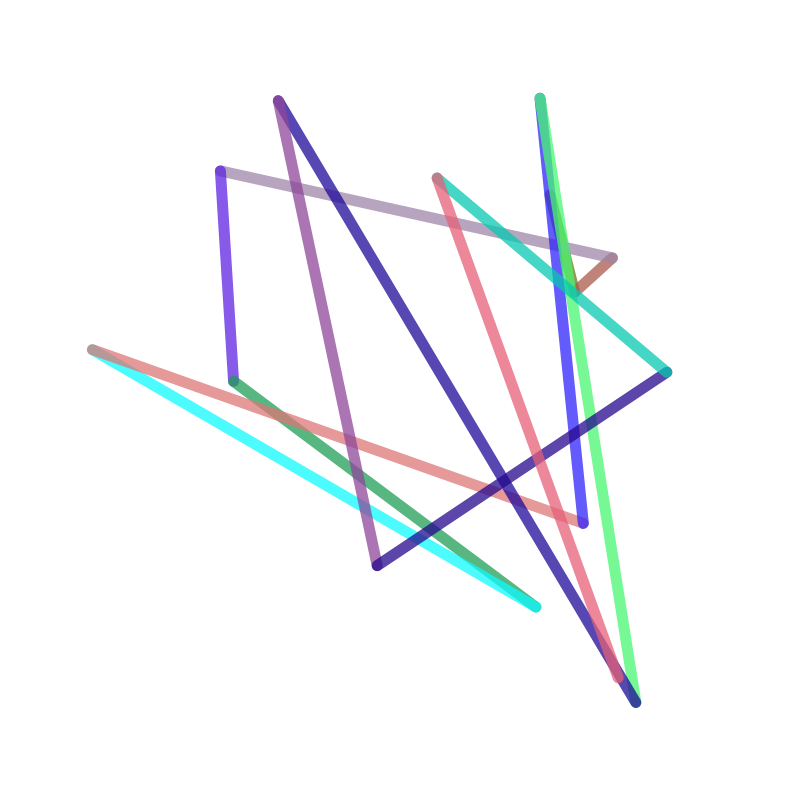
Frame 1 (no input)
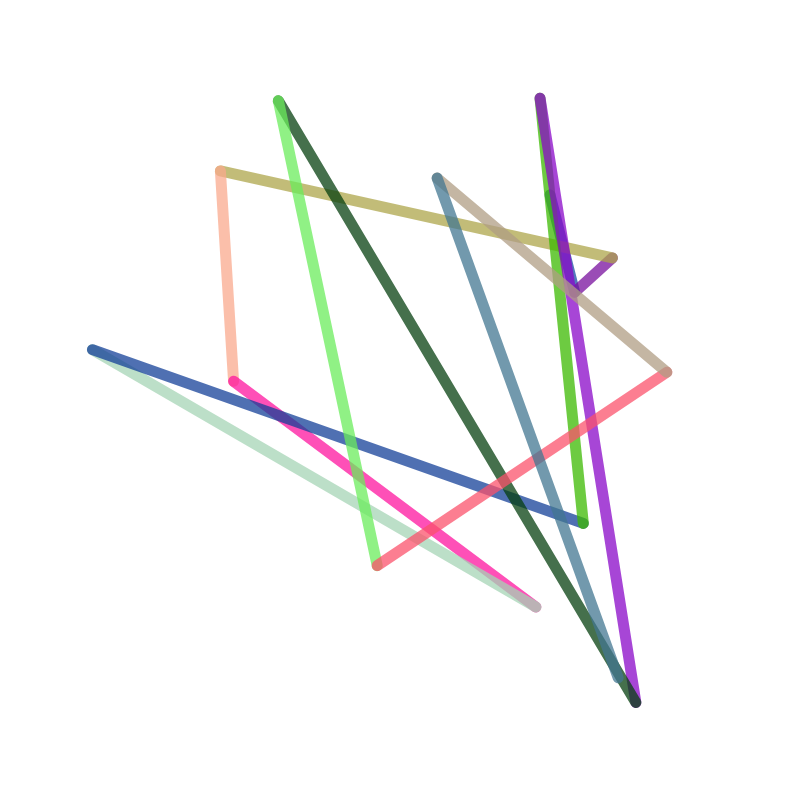
Frame 2 (the mouse pressed at the canvas centre, redrawn once)

The p5.js sketch that drew these frames (run headless with seeded random() and noise() and a simulated clock; the mouse was pressed at the canvas centre and the sketch redrawn once):

// p5.js sketch
// ── sketch.js
const sketchWidth = 800;
const sketchHeight = 800;
const margin = 50;
const pointCount = 15;
let points = [];

function setup() {
  createCanvas(sketchWidth, sketchHeight);
  background(255);
  noFill();
  strokeWeight(11);
  noLoop();
  generatePoints();
  background(255);
}

function generatePoints() {
  for (let p = 0; p < pointCount; p++) {
    const x = random(margin, sketchWidth - margin);
    const y = random(margin, sketchHeight - margin);
    points.push({ x, y });
  }
}

function draw() {
 background(255);
 for (let i = 0; i < points.length - 1; i++) {
   const c = color(random(255), random(255), random(255));
   c.setAlpha(190); // 0.75 * 255 = 191 für Transparenz
   stroke(c);
   line(points[i].x, points[i].y, points[i + 1].x, points[i + 1].y);
 }
}

function keyPressed() {
  generatePoints();
  redraw();
}
